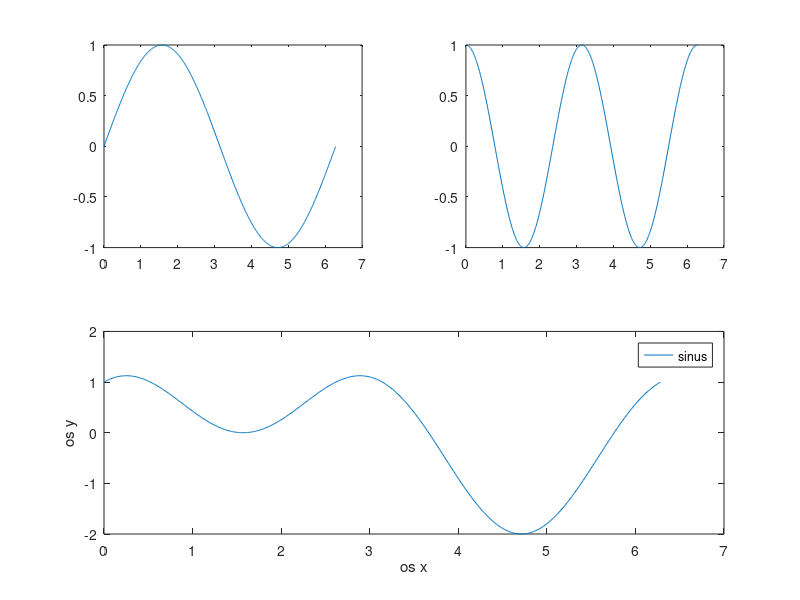

MATLAB code to generate this figure:
close all; clear all; clc;
 
close all; clear all; clc;
t=0:0.01:2*pi;
x=sin(t);
y=cos(2*t);
plot(t,x,'d-k',t,y,'or')
xlabel('os y');
ylabel('os y');
ylim([-2,2]);
legend('sinus','cosinus')
hold on
plot(t,x+y,':b');
hold off
subplot(221), plot(t,x);
subplot(222), plot(t,y);

subplot(2,2,[3,4]), plot(t,x+y);
xlabel('os x');
ylabel('os y');
ylim([-2,2]);
legend('sinus','cosinus')
